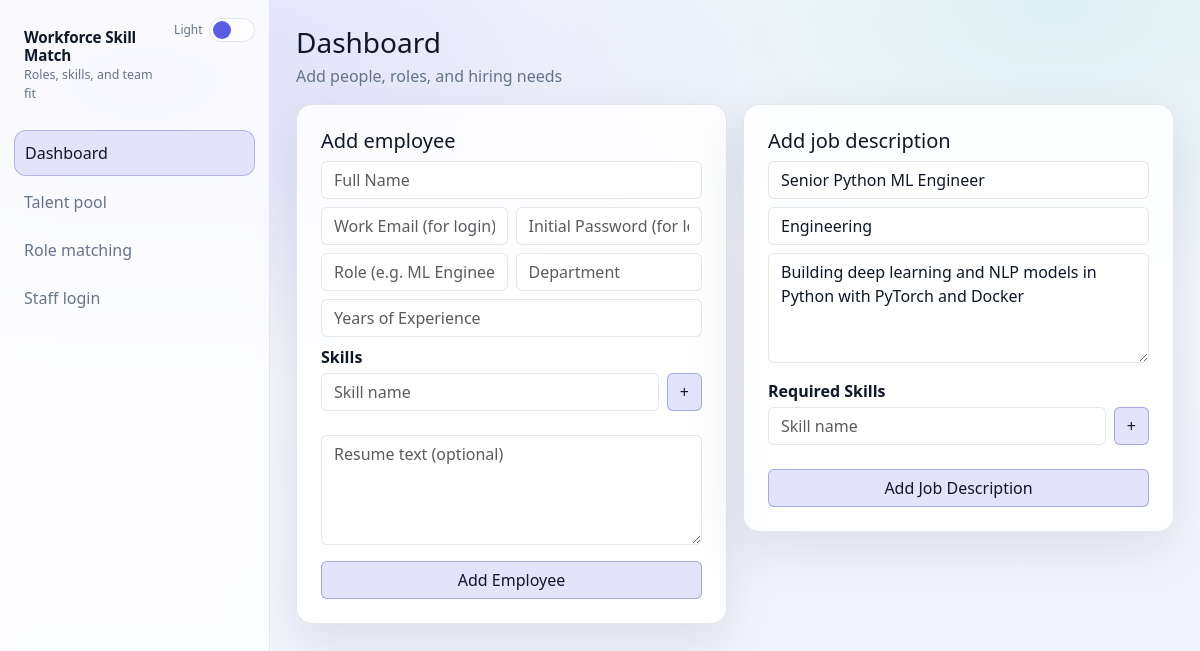
The page / on the database its author committed.
### models.py (models this page shows, shortened)
class JobRole(db.Model):  # type: ignore[misc]
    __tablename__ = "job_roles"
    id = db.Column(db.Integer, primary_key=True)
    role_name = db.Column(db.String(200), nullable=False)
    department = db.Column(db.String(200), nullable=True)
    description = db.Column(db.Text, nullable=True)
    required_skills_json = db.Column(db.Text, nullable=True)
    required_skills_csv = db.Column(db.Text, nullable=True)
    created_at = db.Column(db.DateTime, default=datetime.utcnow, nullable=False)

### main.py (the view)
    @app.route("/", methods=["GET", "POST"])
    def dashboard():
        if request.method == "POST":
            if request.form.get("full_name"):
                return employee_create()
            if request.form.get("role_name"):
                return job_save()
        employees = Employee.query.order_by(Employee.updated_at.desc()).all()
        job = get_current_job()
        return render_template(
            "dashboard.html",
            title="Dashboard",
            employees=employees,
            job=job,
            active="dashboard",
        )

### main.py (called while the page is built, shortened)
    def __call__(self, environ, start_response):
        path_info = environ.get("PATH_INFO", "")
        return self.wsgi_app(environ, start_response)

### templates/dashboard.html (shortened to what this page needs)
{% extends "base.html" %}
{% block content %}
<div class="mb-3">
  <h3 class="mb-1">Dashboard</h3>
  <div class="muted">Add people, roles, and hiring needs</div>
</div>
<div class="row g-3">
  <div class="col-12 col-xl-6">
    <div class="p-4 rounded-4 app-card">
      <h5 class="mb-2">Add employee</h5>
      <form method="post" action="{{ url_for('employee_create') }}">
        <div class="row g-2">
          <div class="col-12">
            <input class="form-control" name="full_name" required placeholder="Full Name">
          </div>
          <div class="col-12 col-md-6">
            <input class="form-control" name="email" placeholder="Work Email (for login)">
          </div>
          <div class="col-12 col-md-6">
            <input class="form-control" type="password" name="password" placeholder="Initial Password (for login)">
          </div>
          <div class="col-12 col-md-6">
            <input class="form-control" name="title" placeholder="Role (e.g. ML Engineer)">
          </div>
          <div class="col-12 col-md-6">
            <input class="form-control" name="department" placeholder="Department">
          </div>
          <div class="col-12">
            <input class="form-control" name="years_experience" placeholder="Years of Experience" inputmode="numeric">
          </div>
          <div class="col-12 mt-2">
            <div class="fw-semibold mb-1">Skills</div>
            <div class="row g-2 align-items-center">
              <div class="col">
                <input id="empSkillName" class="form-control" placeholder="Skill name" onkeydown="if(event.key==='Enter'){event.preventDefault();addSkill('emp');}">
              </div>
              <div class="col-auto d-grid">
                <button class="btn btn-accent" type="button" onclick="addSkill('emp')">+</button>
              </div>
            </div>
          </div>
          <div class="col-12">
            <textarea class="form-control mt-2" name="resume_text" rows="4" placeholder="Resume text (optional)"></textarea>
          </div>
        </div>
        <button class="btn btn-accent mt-3 w-100" type="submit">Add Employee</button>
      </form>
    </div>
  </div>
  <div class="col-12 col-xl-6">
    <div class="p-4 rounded-4 app-card">
      <h5 class="mb-2">Add job description</h5>
      <form method="post" action="{{ url_for('job_save') }}">
        <input class="form-control" name="role_name" required value="{{ job.role_name if job else '' }}" placeholder="Job Title">
        <input class="form-control mt-2" name="department" value="{{ job.department if job else '' }}" placeholder="Department">
        <textarea class="form-control mt-2" name="description" rows="4" placeholder="Job Description (optional)">{{ job.description if job else '' }}</textarea>
        <div class="fw-semibold mt-3 mb-1">Required Skills</div>
        <div class="row g-2 align-items-center">
          <div class="col">
            <input id="jobSkillName" class="form-control" placeholder="Skill name" onkeydown="if(event.key==='Enter'){event.preventDefault();addSkill('job');}">
          </div>
          <div class="col-auto d-grid">
            <button class="btn btn-accent" type="button" onclick="addSkill('job')">+</button>
          </div>
        </div>
        <button class="btn btn-accent mt-3 w-100" type="submit">Add Job Description</button>
      </form>
    </div>
  </div>
</div>
{% endblock %}

### templates/base.html (style rules this page uses)
:root { --bg: #f7f8fc; --bg2:#f1f4ff; --text:#0f172a; --muted:#64748b; --card: rgba(255,255,255,.86); --border: rgba(15,23,42,.10); --shadow: 0 20px 55px rgba(15,23,42,.10); --accent: #5b5ce6; --accent2:#0ea5a6; --sidebar: rgba(255,255,255,.78); }
body { color: var(--text); background: radial-gradient(1100px 520px at 12% 10%, rgba(91,92,230,.16), transparent 60%), radial-gradient(900px 520px at 88% 0%, rgba(14,165,166,.10), transparent 60%), linear-gradient(180deg, var(--bg), var(--bg2)); }
.app-card { background: var(--card); border: 1px solid var(--border); box-shadow: var(--shadow); }
.muted { color: var(--muted); }
.btn-accent { background: color-mix(in srgb, var(--accent) 16%, transparent); border-color: color-mix(in srgb, var(--accent) 35%, var(--border)); color: var(--text); }
.form-control { background: color-mix(in srgb, var(--card) 92%, transparent); border-color: var(--border); color: var(--text); }

### rows shown on the page
JobRole: role_name "Senior Python ML Engineer", department "Engineering", description "Building deep learning and NLP models in Python with PyTorch and Docker"
